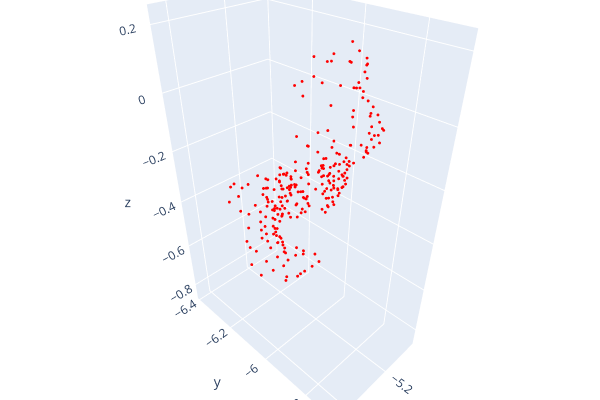
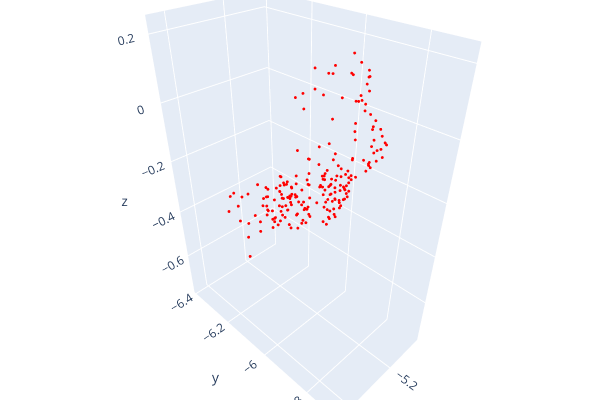

Write notebook code for charts like these, in order.
### Code cell
p, c =generate_data("/data/puwong/pcn/data/data/SimulationDataset/robot-single/1/NewLabelSim0.pcd")

### Figure 1 — Plotly figure (JSON) as saved in the notebook; plotly's stock layout.template omitted (floating-point values rounded to 4 significant figures; data arrays with more than 128 entries replaced by an {"elided": "..."} marker saying what was removed)
{"data": [{"marker": {"color": {"elided": "264x3 int values"}, "size": 1}, "mode": "markers", "type": "scatter3d", "x": {"elided": "264 float values"}, "y": {"elided": "264 float values"}, "z": {"elided": "264 float values"}}], "layout": {"height": 400, "margin": {"b": 0, "l": 0, "r": 0, "t": 0}, "scene": {"camera": {"center": {"x": 0, "y": 0, "z": 0}, "up": {"x": 0, "y": 0, "z": 1}}}, "showlegend": false, "width": 600}}

### Figure 2 — Plotly figure (JSON) as saved in the notebook; plotly's stock layout.template omitted (floating-point values rounded to 4 significant figures; data arrays with more than 128 entries replaced by an {"elided": "..."} marker saying what was removed)
{"data": [{"marker": {"color": {"elided": "214x3 int values"}, "size": 1}, "mode": "markers", "type": "scatter3d", "x": {"elided": "214 float values"}, "y": {"elided": "214 float values"}, "z": {"elided": "214 float values"}}], "layout": {"height": 400, "margin": {"b": 0, "l": 0, "r": 0, "t": 0}, "scene": {"camera": {"center": {"x": 0, "y": 0, "z": 0}, "up": {"x": 0, "y": 0, "z": 1}}}, "showlegend": false, "width": 600}}
